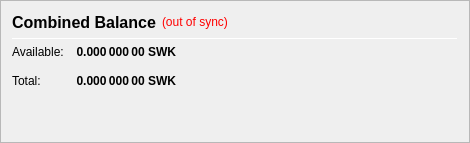
                   <widget class="QFrame" name="frame_CombinedBalances">
                    <property name="minimumSize">
                     <size>
                      <width>470</width>
                      <height>0</height>
                     </size>
                    </property>
                    <property name="frameShape">
                     <enum>QFrame::StyledPanel</enum>
                    </property>
                    <property name="frameShadow">
                     <enum>QFrame::Raised</enum>
                    </property>
                    <layout class="QVBoxLayout" name="verticalLayout_5">
                     <item>
                      <layout class="QHBoxLayout" name="horizontalLayout_5" stretch="0,0,0">
                       <item>
                        <widget class="QLabel" name="label_5z">
                         <property name="minimumSize">
                          <size>
                           <width>0</width>
                           <height>20</height>
                          </size>
                         </property>
                         <property name="font">
                          <font>
                           <pointsize>12</pointsize>
                           <weight>75</weight>
                           <bold>true</bold>
                          </font>
                         </property>
                         <property name="toolTip">
                          <string>Combined Balance (including unconfirmed and immature coins)</string>
                         </property>
                         <property name="text">
                          <string>Combined Balance</string>
                         </property>
                        </widget>
                       </item>
                       <item>
                        <widget class="QLabel" name="labelWalletStatus">
                         <property name="cursor">
                          <cursorShape>WhatsThisCursor</cursorShape>
                         </property>
                         <property name="toolTip">
                          <string>The displayed information may be out of date. Your wallet automatically synchronizes with the SYNERGYWORK network after a connection is established, but this process has not completed yet.</string>
                         </property>
                         <property name="styleSheet">
                          <string notr="true">QLabel { color: red; }</string>
                         </property>
                         <property name="text">
                          <string notr="true">(out of sync)</string>
                         </property>
                         <property name="alignment">
                          <set>Qt::AlignLeading|Qt::AlignLeft|Qt::AlignVCenter</set>
                         </property>
                        </widget>
                       </item>
                       <item>
                        <spacer name="horizontalSpacer_1">
                         <property name="orientation">
                          <enum>Qt::Horizontal</enum>
                         </property>
                         <property name="sizeHint" stdset="0">
                          <size>
                           <width>40</width>
                           <height>20</height>
                          </size>
                         </property>
                        </spacer>
                       </item>
                      </layout>
                     </item>
                     <item>
                      <widget class="Line" name="line_CombinedBalance">
                       <property name="minimumSize">
                        <size>
                         <width>0</width>
                         <height>1</height>
                        </size>
                       </property>
                       <property name="maximumSize">
                        <size>
                         <width>16777215</width>
                         <height>1</height>
                        </size>
                       </property>
                       <property name="orientation">
                        <enum>Qt::Horizontal</enum>
                       </property>
                      </widget>
                     </item>
                     <item>
                      <layout class="QGridLayout" name="gridLayout_3">
                       <property name="spacing">
                        <number>12</number>
                       </property>
                       <item row="1" column="0">
                        <widget class="QLabel" name="labelBalanceTextz">
                         <property name="text">
                          <string>Available:</string>
                         </property>
                        </widget>
                       </item>
                       <item row="1" column="1">
                        <widget class="QLabel" name="labelBalancez">
                         <property name="font">
                          <font>
                           <weight>75</weight>
                           <bold>true</bold>
                          </font>
                         </property>
                         <property name="cursor">
                          <cursorShape>IBeamCursor</cursorShape>
                         </property>
                         <property name="toolTip">
                          <string>Your current spendable balance</string>
                         </property>
                         <property name="text">
                          <string notr="true">0.000 000 00 SWK</string>
                         </property>
                         <property name="alignment">
                          <set>Qt::AlignRight|Qt::AlignTrailing|Qt::AlignVCenter</set>
                         </property>
                         <property name="textInteractionFlags">
                          <set>Qt::LinksAccessibleByMouse|Qt::TextSelectableByKeyboard|Qt::TextSelectableByMouse</set>
                         </property>
                        </widget>
                       </item>
                       <item row="2" column="0">
                        <widget class="QLabel" name="labelTotalTextz">
                         <property name="text">
                          <string>Total:</string>
                         </property>
                        </widget>
                       </item>
                       <item row="2" column="1">
                        <widget class="QLabel" name="labelTotalz">
                         <property name="font">
                          <font>
                           <weight>75</weight>
                           <bold>true</bold>
                          </font>
                         </property>
                         <property name="cursor">
                          <cursorShape>IBeamCursor</cursorShape>
                         </property>
                         <property name="toolTip">
                          <string>Total Balance, including all unavailable coins.</string>
                         </property>
                         <property name="text">
                          <string notr="true">0.000 000 00 SWK</string>
                         </property>
                         <property name="alignment">
                          <set>Qt::AlignRight|Qt::AlignTrailing|Qt::AlignVCenter</set>
                         </property>
                         <property name="textInteractionFlags">
                          <set>Qt::LinksAccessibleByMouse|Qt::TextSelectableByKeyboard|Qt::TextSelectableByMouse</set>
                         </property>
                        </widget>
                       </item>
                       <item row="2" column="3">
                        <spacer name="horizontalSpacer_2">
                         <property name="orientation">
                          <enum>Qt::Horizontal</enum>
                         </property>
                         <property name="sizeHint" stdset="0">
                          <size>
                           <width>40</width>
                           <height>20</height>
                          </size>
                         </property>
                        </spacer>
                       </item>
                      </layout>
                     </item>
                     <item>
                      <spacer name="verticalSpacer_1">
                       <property name="orientation">
                        <enum>Qt::Vertical</enum>
                       </property>
                       <property name="sizeHint" stdset="0">
                        <size>
                         <width>20</width>
                         <height>40</height>
                        </size>
                       </property>
                      </spacer>
                     </item>
                    </layout>
                   </widget>
